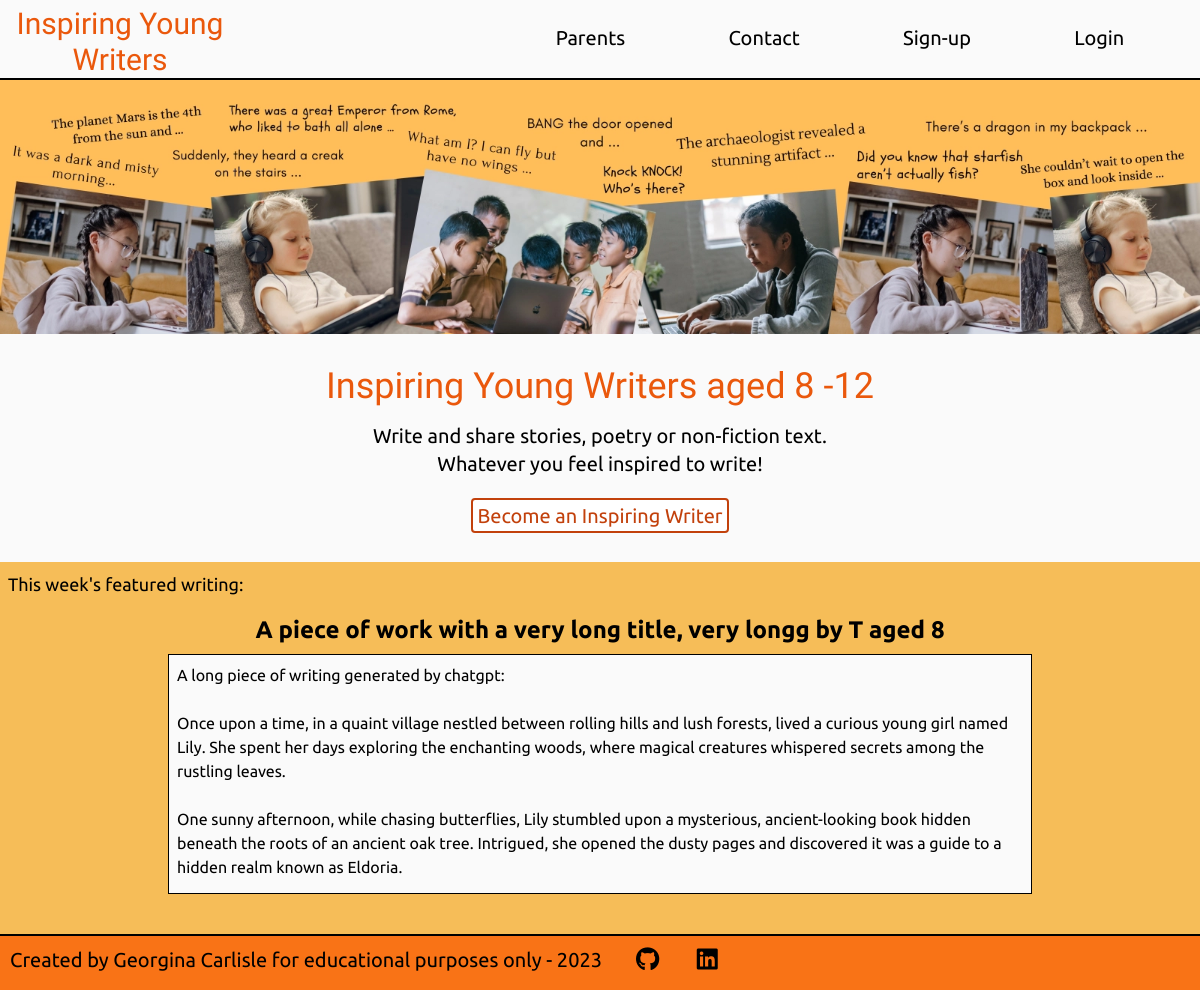
The page / on the database its author committed.
### writing/models.py (models this page shows, shortened)
class Writing(models.Model):
    title = models.CharField(max_length=50, unique=True)
    slug = models.SlugField(max_length=100, unique=True)
    author = models.ForeignKey(User, on_delete=models.CASCADE, related_name="writing")
    body = models.TextField()
    updated_on = models.DateTimeField(auto_now=True)
    pending_approval = models.BooleanField(default=False)
    date_submitted = models.DateTimeField(null=True, blank=True)
    approved = models.BooleanField(default=False)
    date_approved = models.DateTimeField(null=True, blank=True)
    failed_approval = models.BooleanField(default=False)
    date_failed = models.DateTimeField(null=True, blank=True)
    reason_failed = models.TextField(null=True, blank=True)
    featured = models.BooleanField(default=False)
    class Meta:
        ordering = ['-date_approved']

### users/models.py (models this page shows, shortened)
class User(AbstractBaseUser, PermissionsMixin):
    __name__ = 'CustomUser'
    validUsername = RegexValidator(
        r'^[a-zA-Z ]+$', 'Only letters and spaces are allowed in your Pen name')
    validFirstName = RegexValidator(
        r'^[a-zA-Z ]+$',
        'Only letters and spaces are allowed in your First name')
    validSecondName = RegexValidator(
        r'^[a-zA-Z ]+$',
        'Only letters and spaces are allowed in your Second name')
    username = models.CharField(
        max_length=20, unique=True, validators=[validUsername])
    age = models.IntegerField(
        validators=[MinValueValidator(8), MaxValueValidator(12),],)
    first_name = models.CharField(max_length=12, validators=[validFirstName])
    last_name = models.CharField(max_length=20, validators=[validSecondName])
    email = models.EmailField(max_length=320)
    consent = models.BooleanField(default=False)
    join_date = models.DateTimeField(default=timezone.now)
    is_staff = models.BooleanField(default=False)
    is_admin = models.BooleanField(default=False)
    is_active = models.BooleanField(default=True)
    is_superuser = models.BooleanField(default=False)
    objects = CustomAccountManager()
    USERNAME_FIELD = 'username'
    REQUIRED_FIELDS = ['email', 'first_name', 'last_name']
    def __str__(self):
        return self.username

### home/views.py (the view)
# urls.py: path('', Index.as_view(), name='home'),
class Index(TemplateView):
    template_name = 'index.html'
    def get(self, request, *args, **kwargs):
        if request.user.is_authenticated:
            return redirect('account_home')
        return super().get(request, *args, **kwargs)
    def get_context_data(self, **kwargs):
        context = super().get_context_data(**kwargs)
        featured_writing = Writing.objects.filter(featured = True)
        context['featured_writing'] = featured_writing
        return context

### home/templates/index.html (shortened to what this page needs)
{% extends 'base.html' %} {% load static %} {% block content %}
{% include 'hero.html' %}
<div class="flex justify-center bg-neutral-50">
  <div class="text-center p-8">
    <h1 class="text-3xl md:text-4xl mb-4 font-title text-orange-600">
      Inspiring Young Writers aged 8 -12
    </h1>
    <div class="font-body text-sm md:text-xl">
        {% if messages %}
        <ul class="mb-4">
            {% for message in messages %}
            <li{% if message.tags %} class="text-blue-700" {% endif %}>
                {{ message }}
                </li>
                {% endfor %}
        </ul>
        {% else %}
        <p>Write and share stories, poetry or non-fiction text.</p>
        <p class="mb-6">Whatever you feel inspired to write!</p>
        <a class="p-1 mt-6 rounded border-orange-700 border-2 border-solid bg-white hover:bg-orange-700 text-orange-700 hover:text-white text-xl hover:cursor-pointer"
            href="{% url 'signup' %}">
            Become an Inspiring Writer
        </a>
        {% endif %}
    </div>
  </div>
</div>
<div class="bg-horange">
  <div class="p-2">
    <h2 class="md:text-lg">This week's featured writing:</h2>
    {% for writing in featured_writing %}
    <div class="flex justify-center">
      <article class="p-4 max-w-4xl">
        <h3 class="text-center mb-2 font-bold text-xl lg:text-2xl">
          {{ writing.title }} by {{ writing.author }} aged {{ writing.author.age }}
        </h3>
        <div class="border border-black h-60 overflow-auto mb-4 bg-zinc-50 p-2">
          {{ writing.body|linebreaksbr|safe }}
      </div>
      </article>
    </div>
    {% endfor %}
</div>
{% endblock%}

### rows shown on the page
Writing: title "A piece of work with a very long title, very longg", author "T", author.age "8", body "A long piece of writing generated by chatgpt: Once upon a time, in a quaint village nestled between rolling hills and lush forests, lived a curious young girl named Lily. She spent her days exploring the enchanting woods, where magical creatures whispered secrets among the rustling leaves. One sunny afternoon, while chasing butterflies, Lily stumbled upon a mysterious, ancient-looking book hidden beneath the roots of an ancient oak tree. Intrigued, she opened the dusty pages and discovered it was a guide to a hidden realm known as Eldoria."
